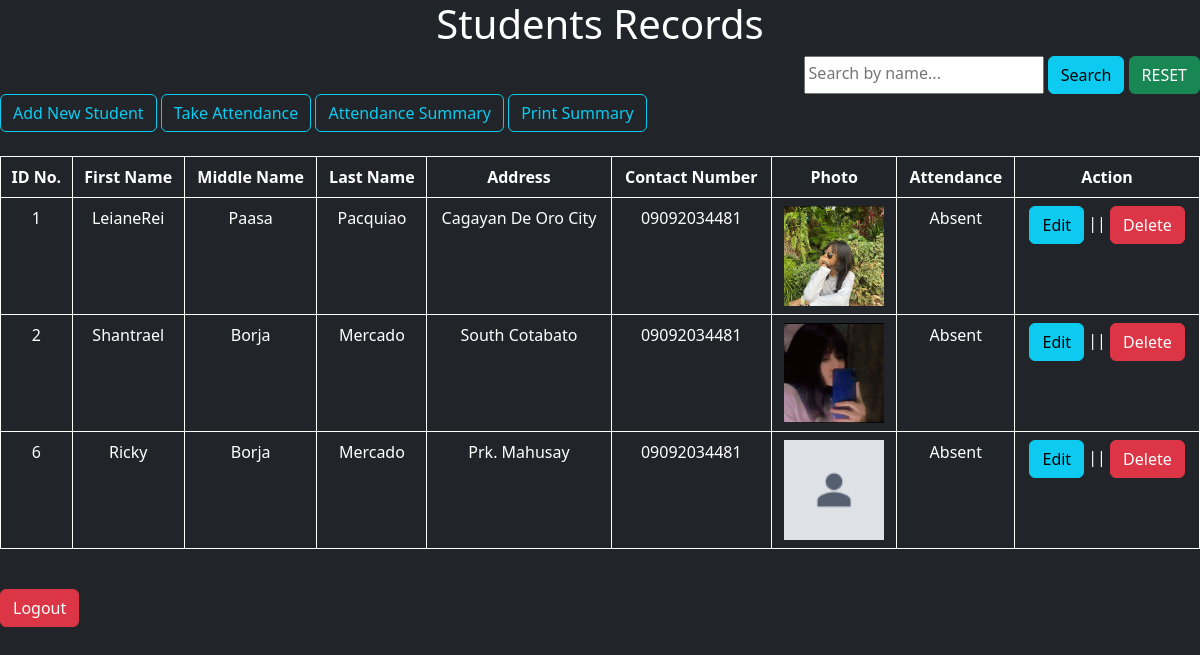
Page /Dashboard.php (signed in) on the committed database.
### tables this page shows
CREATE TABLE `tbl_students` (
  `student_ID` int(11) NOT NULL,
  `first_name` varchar(20) NOT NULL,
  `middle_name` varchar(20) NOT NULL,
  `last_name` varchar(20) NOT NULL,
  `address` varchar(50) DEFAULT NULL,
  `contact_number` varchar(11) DEFAULT NULL,
  `photo_path` varchar(255) DEFAULT NULL,
  `attendance` enum('Present','Absent') DEFAULT 'Absent'
);

### dashboard.php (the view, shortened to what this page needs)
<?php require 'connection.php';
?>
<!DOCTYPE html>
<html>
<head>
	<link rel="stylesheet" href="bootstrap.css">
</head>
<body class="bg-dark">
	<h1 style="text-align: center; color: white;">Students Records</h1>
	<form method="GET" style="text-align: right;">
	<input type="text" name="search" placeholder="Search by name..." style="padding: 3px 2px 7px 3px;">
	<button type="submit" class="btn btn-info" >Search</button>
	<a href="dashboard.php" class="btn btn-success">RESET</a>
</form>
<a href="create.php" class="btn btn-outline-info">Add New Student</a>
<a href="attendance.php" class="btn btn-outline-info">Take Attendance</a>
<a href="attendance_summary.php" class="btn btn-outline-info">Attendance Summary</a>
<a href="" onclick="window.print()" class="btn btn-outline-info" class="print">Print Summary</a><br><br>
<table border="1" class="table table-dark">
	<b>
		<th>ID No.</th>
		<th>First Name</th>
		<th>Middle Name</th>
		<th>Last Name</th>
		<th>Address</th>
		<th>Contact Number</th>
		<th>Photo</th>
		<th>Attendance</th>
		<th>Action</th>
<?php
	if(isset($_GET['search'])){
		$search_query = $_GET['search'];
		$sql = "SELECT * FROM tbl_students WHERE first_name LIKE '%$search_query%' OR last_name LIKE '%$search_query%' OR student_ID LIKE '%$search_query%' OR middle_name LIKE '%$search_query%'";
		$result = $conn->query($sql);
	}else{
		$sql = "SELECT * FROM tbl_students";
		$result = $conn->query($sql);
	}
?>
<?php
	if($result->num_rows > 0){
		while($row = $result -> fetch_assoc()){
			echo "<tr>";
			echo "<td>".$row["student_ID"]."</td>";
			echo "<td>".$row["first_name"]."</td>";
			echo "<td>".$row["middle_name"]."</td>";
			echo "<td>".$row["last_name"]."</td>";
			echo "<td>".$row["address"]."</td>";
			echo "<td>".$row["contact_number"]."</td>";
			echo "<td><img src='".$row["photo_path"]."' width='100' height='100'></td>";
			echo "<td>".$row["attendance"]."</td>";
			echo "<td><a href='update.php?student_ID=".$row["student_ID"]."'  class='btn btn-info'>Edit</a> || <a href='delete.php?student_ID=".$row["student_ID"]."'  class='btn btn-danger'>Delete</a></td>";
			echo "</tr>";
		}
	} else{
		echo "<tr><td colspan = '7'> No records found</td></tr>";
	}
?>
	</b>
</table>
<form action="" method="POST"><br>
	<button type="submit" name="logout" value="logout" class="btn btn-danger"  onclick="return confirm('Are you sure you want to logout?')">Logout</button>
</form>
</body>
</html>

### dashboard.php (style rules this page uses)
th, td { border: solid 1px; text-align: center; }
td, th { border: solid 1px; text-align: center; }

### rows in the picture
tbl_students: student_ID "1", first_name "LeianeRei", middle_name "Paasa", last_name "Pacquiao", address "Cagayan De Oro City", contact_number "09092034481", photo_path (picture), attendance "Absent"
tbl_students: student_ID "2", first_name "Shantrael", middle_name "Borja", last_name "Mercado", address "South Cotabato", contact_number "09092034481", photo_path (picture), attendance "Absent"
tbl_students: student_ID "6", first_name "Ricky", middle_name "Borja", last_name "Mercado", address "Prk. Mahusay", contact_number "09092034481", photo_path (picture), attendance "Absent"
